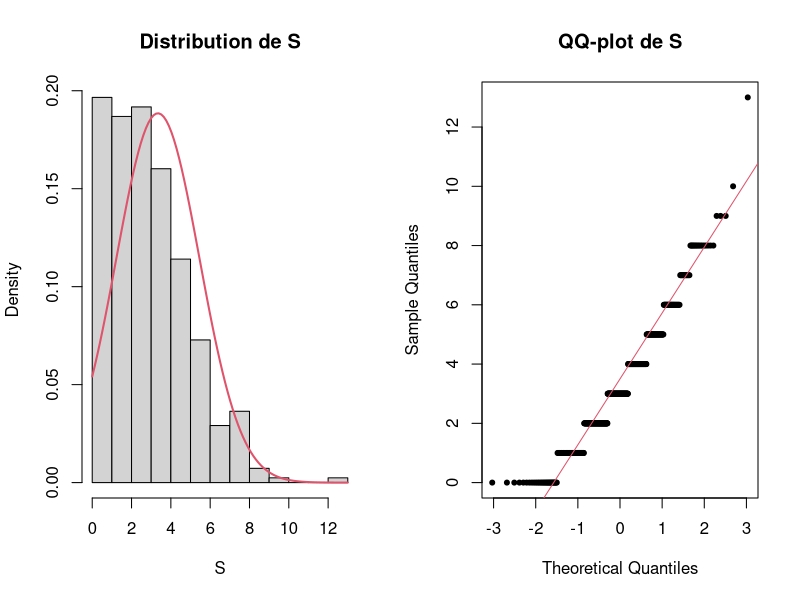
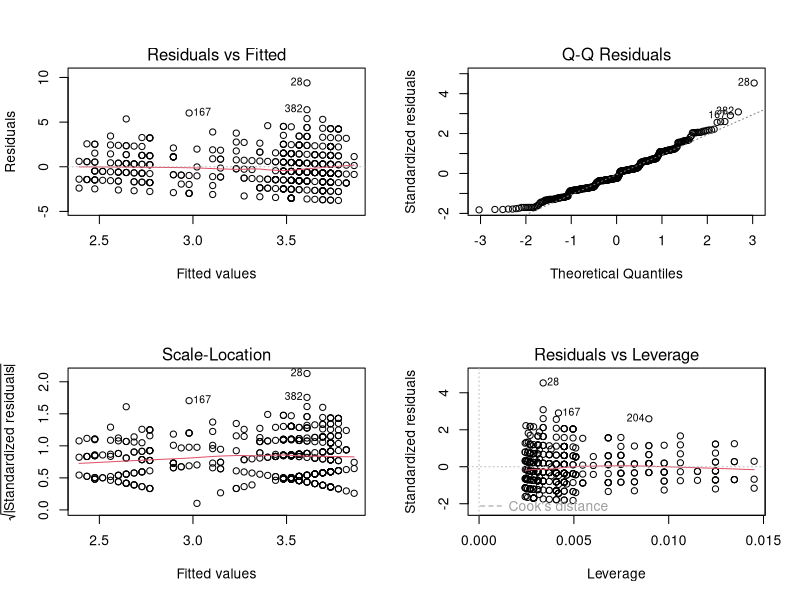
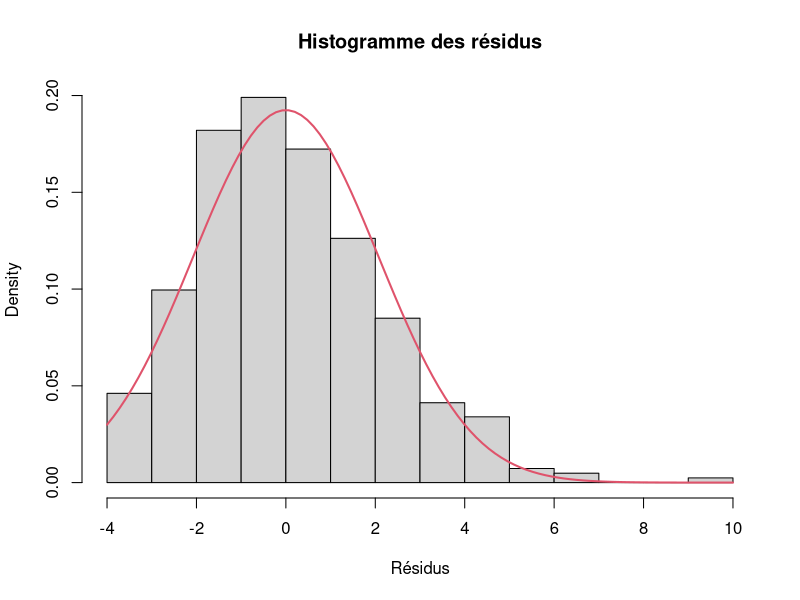
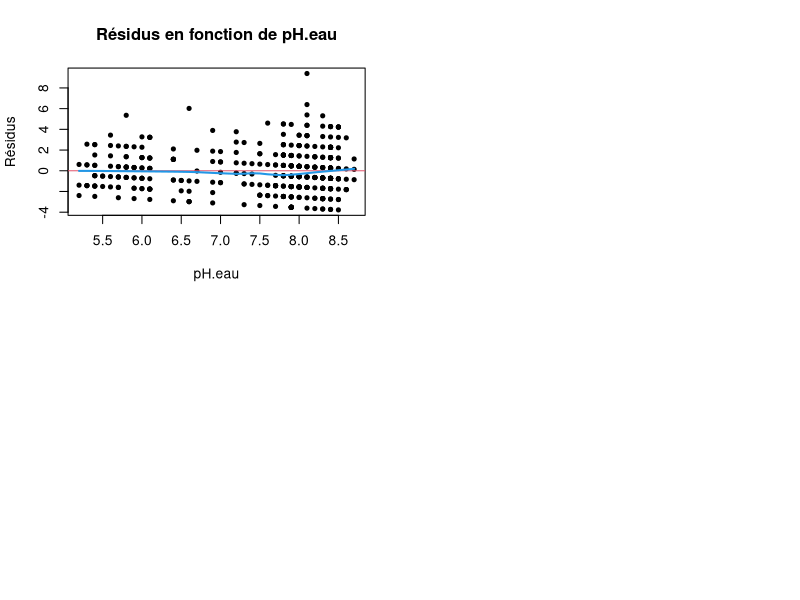

Generate these figures, in order, with R:
# Dans RStudio : Session > Set Working Directory > To Source File Location

## =============================================================
## 0. Paramètre : l'indice à étudier
## =============================================================
Y_choisi <- "S"   # "A", "S", "H" ou "J"


## =============================================================
## 1. Données
## =============================================================
data <- read.csv2("data_finale2.csv", header = TRUE)

# Variables du sol gardées après H1 (tous les VIF < 10)
variables_sol <- c("Argile", "Limon", "Conduct", "pH.eau", "Carbonates", "Azote", "C.N",
                   "P2O5", "K2O", "MgO", "CaO", "Na2O", "Al", "Cd", "Cu", "Fe", "Mn",
                   "Ni", "Pb", "Zn")
facteurs <- c("land_use", "city")
noms_X   <- c(variables_sol, facteurs)

# On garde les prélèvements avec une analyse de sol et une valeur de Y (J peut être vide)
garde <- complete.cases(data[, noms_X]) & !is.na(data[[Y_choisi]])
d     <- data[garde, c(Y_choisi, noms_X)]
ids   <- data$Echantillon[garde]
y     <- d[[Y_choisi]]
n     <- nrow(d)
n


## =============================================================
## 2. Distribution de Y
## =============================================================
summary(y)
c(moyenne = mean(y), variance = var(y), ecart_type = sd(y))

par(mfrow = c(1, 2))
hist(y, freq = FALSE, main = paste("Distribution de", Y_choisi), xlab = Y_choisi)
curve(dnorm(x, mean(y), sd(y)), add = TRUE, col = 2, lwd = 2)   # loi normale de même moyenne et écart-type
qqnorm(y, pch = 20, main = paste("QQ-plot de", Y_choisi))
qqline(y, col = 2)
par(mfrow = c(1, 1))

# Y selon l'usage du sol et selon la ville
round(tapply(y, d$land_use, mean), 2)
round(tapply(y, d$city, mean), 2)


## =============================================================
## 3. Modèles candidats et validation croisée leave-one-out
## =============================================================
formule <- function(variables) as.formula(paste(Y_choisi, "~", paste(variables, collapse = " + ")))

modeles <- list()
modeles[["M1 sol"]]                 <- lm(formule(variables_sol), data = d)
modeles[["M2 sol + usage"]]         <- lm(formule(c(variables_sol, "land_use")), data = d)
modeles[["M3 sol + usage + ville"]] <- lm(formule(noms_X), data = d)
null  <- lm(as.formula(paste(Y_choisi, "~ 1")), data = d)
scope <- list(lower = ~1, upper = formule(noms_X))
modeles[["M4 step BIC"]] <- step(null, scope, k = log(n), trace = FALSE)

# Erreur de test = résidu / (1 - levier) ; PRESS = somme de leurs carrés
resume_modele <- function(fit, nom) {
  s <- summary(fit)
  erreur_test <- residuals(fit) / (1 - hatvalues(fit))
  data.frame(modele = nom, p = length(coef(fit)) - 1,
             R2 = s$r.squared, R2_ajuste = s$adj.r.squared, sigma_hat = s$sigma,
             AIC = AIC(fit), BIC = BIC(fit), PRESS = sum(erreur_test^2),
             RMSE_LOO = sqrt(mean(erreur_test^2)))
}
comparaison <- do.call(rbind, lapply(names(modeles), function(m) resume_modele(modeles[[m]], m)))
comparaison[, 3:9] <- round(comparaison[, 3:9], 3)
comparaison[order(comparaison$PRESS), ]
sd(y)    # erreur d'un modèle qui prédirait toujours la moyenne, pour comparer à RMSE_LOO

anova(modeles[["M1 sol"]], modeles[["M2 sol + usage"]], modeles[["M3 sol + usage + ville"]])


## =============================================================
## 4. Modèle retenu
## =============================================================
reg <- modeles[["M4 step BIC"]]   # à changer selon le tableau ci-dessus
formula(reg)
summary(reg)
confint(reg)


## =============================================================
## 5. Résidus
## =============================================================
par(mfrow = c(2, 2))
plot(reg)
par(mfrow = c(1, 1))

hist(residuals(reg), freq = FALSE, main = "Histogramme des résidus", xlab = "Résidus")
curve(dnorm(x, 0, sd(residuals(reg))), add = TRUE, col = 2, lwd = 2)

# Résidus en fonction de chaque variable du sol du modèle retenu
var_modele <- intersect(all.vars(formula(reg)), variables_sol)
if (length(var_modele) > 0) {
  par(mfrow = c(2, 2))
  for (v in var_modele) {
    plot(d[[v]], residuals(reg), pch = 20, xlab = v, ylab = "Résidus",
         main = paste("Résidus en fonction de", v))
    abline(h = 0, col = 2)
    lines(lowess(d[[v]], residuals(reg)), col = 4, lwd = 2)
  }
  par(mfrow = c(1, 1))
}

shapiro.test(residuals(reg))      # H0 : les résidus sont gaussiens


## =============================================================
## 6. Points influents
## =============================================================
p_param <- length(coef(reg))
h      <- hatvalues(reg)
cook   <- cooks.distance(reg)
r_stud <- rstudent(reg)

sum(h > 2 * p_param / n)                        # nombre de points leviers (seuil 2p/n)
sum(abs(r_stud) > qt(0.975, n - p_param - 1))   # résidus studentisés trop grands
top <- order(cook, decreasing = TRUE)[1:5]
data.frame(prelevement = ids[top], Y = y[top],
           levier = round(h[top], 3), res_stud = round(r_stud[top], 2), cook = round(cook[top], 3))
max(cook)                                       # à comparer à 1
